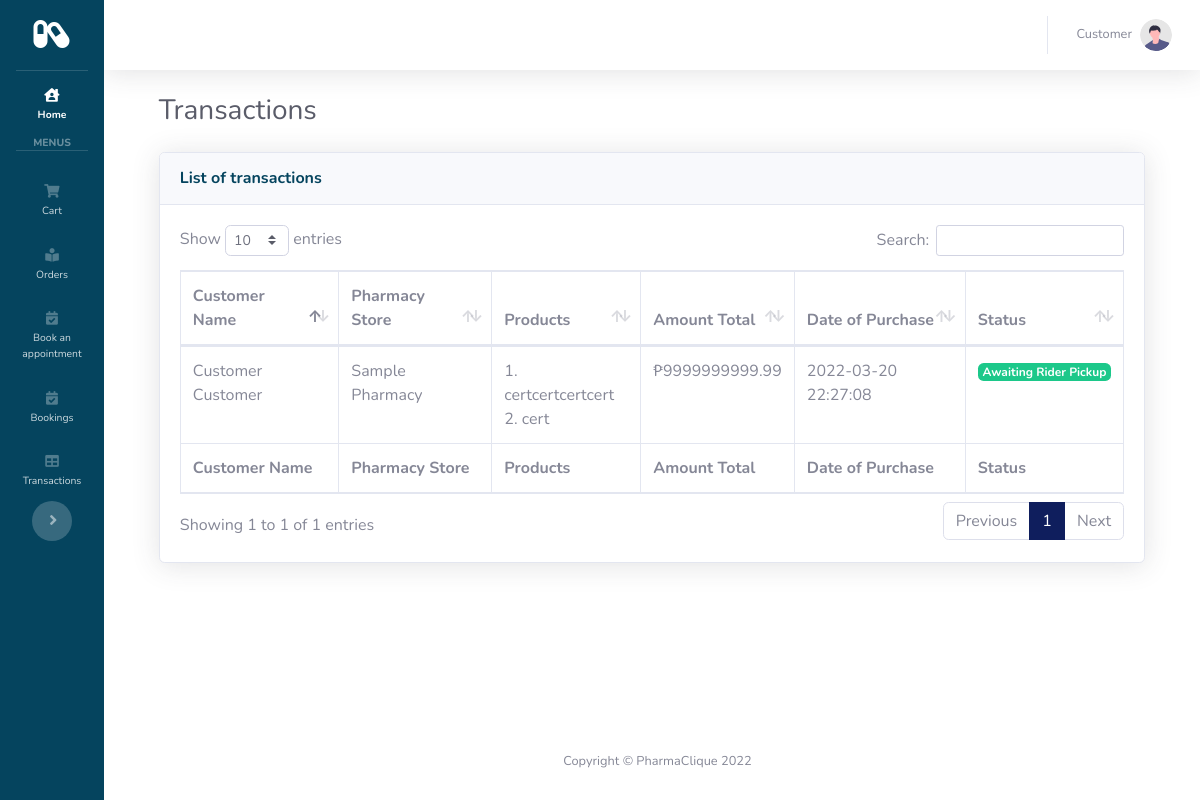
The app's page /users/transactions.php (signed in), older data.
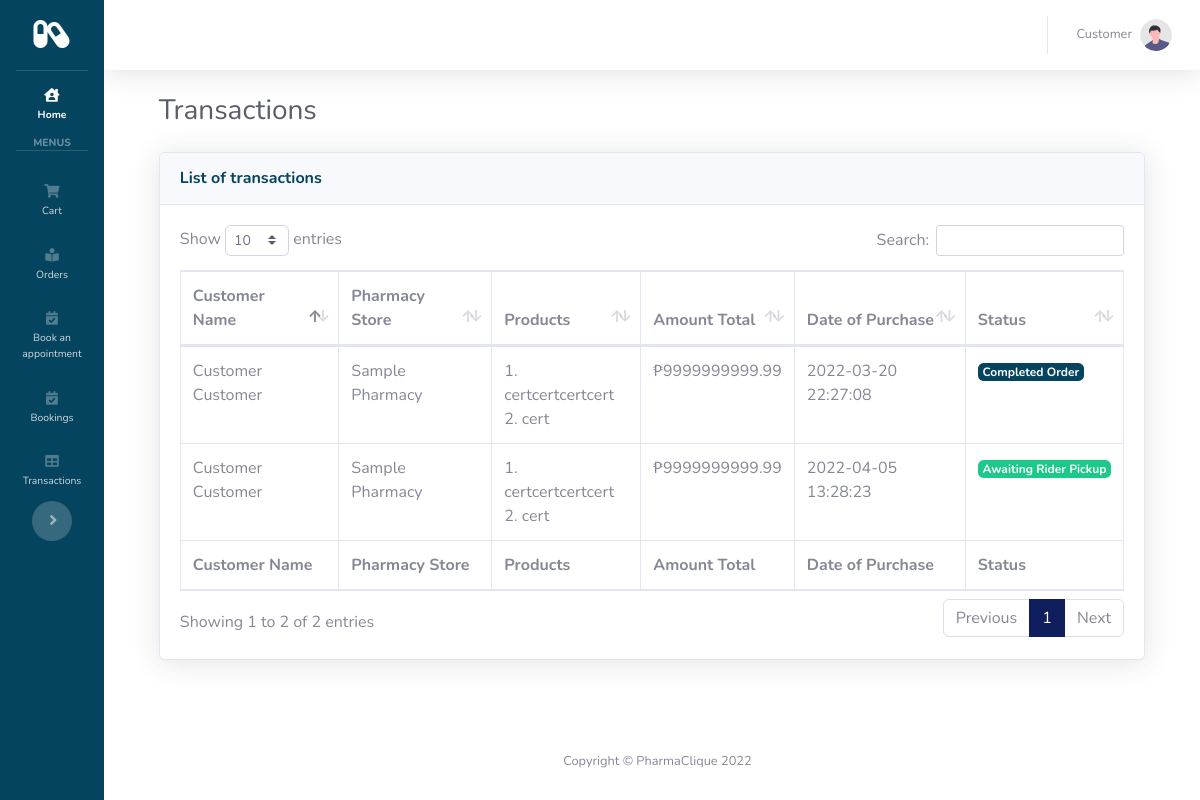
The same page, newer data.
### tables this page shows
CREATE TABLE `transaction` (
  `id` int(12) NOT NULL,
  `pharmacy_id` int(12) NOT NULL,
  `user_id` int(12) NOT NULL,
  `transaction_date` datetime NOT NULL,
  `total_amount` decimal(12,2) NOT NULL,
  `amount_paid` decimal(12,2) NOT NULL,
  `user_long` text NOT NULL,
  `user_lat` text NOT NULL,
  `status` int(1) NOT NULL DEFAULT 0,
  `delivery_charge` decimal(12,2) NOT NULL DEFAULT 0.00
);

CREATE TABLE `users` (
  `id` int(12) NOT NULL,
  `firstname` varchar(256) DEFAULT NULL,
  `lastname` varchar(256) DEFAULT NULL,
  `email` varchar(256) DEFAULT NULL,
  `phone_number` varchar(12) DEFAULT '09000000000',
  `password` varchar(128) DEFAULT NULL,
  `role` int(12) DEFAULT NULL,
  `validated` tinyint(1) DEFAULT 1
);

CREATE TABLE `pharmacy_store` (
  `id` int(12) NOT NULL,
  `user_id` int(12) NOT NULL,
  `store_name` varchar(64) DEFAULT NULL,
  `description` text DEFAULT NULL,
  `address` varchar(128) DEFAULT NULL,
  `longitude` varchar(128) DEFAULT '120.59241763989398',
  `latitude` varchar(128) DEFAULT '15.1585504',
  `updated_at` timestamp NULL DEFAULT current_timestamp()
);

CREATE TABLE `cart` (
  `id` int(12) NOT NULL,
  `user_id` int(12) NOT NULL,
  `product_id` int(12) NOT NULL,
  `pharmacy_id` int(12) NOT NULL,
  `count` int(12) NOT NULL DEFAULT 1,
  `price` decimal(12,2) NOT NULL,
  `subtotal` decimal(12,2) NOT NULL,
  `check_out` int(1) NOT NULL DEFAULT 0,
  `updated_at` datetime NOT NULL DEFAULT current_timestamp(),
  `transaction_id` int(12) NOT NULL
);

CREATE TABLE `pharmacy_products` (
  `id` int(12) NOT NULL,
  `store_id` int(12) NOT NULL,
  `product_code` varchar(12) DEFAULT NULL,
  `product_name` varchar(128) DEFAULT NULL,
  `product_description` text DEFAULT NULL,
  `product_url` varchar(128) DEFAULT 'dummy.jpeg',
  `product_stock` int(12) DEFAULT 99,
  `product_price` varchar(12) NOT NULL DEFAULT '0',
  `product_brand` varchar(128) DEFAULT NULL,
  `product_weight` varchar(128) NOT NULL DEFAULT '0',
  `product_category_id` int(12) NOT NULL,
  `updated_at` datetime NOT NULL DEFAULT current_timestamp()
);

### users/transactions.php (the view, shortened to what this page needs)
<?php
include("head.php");
$session_user_id = $_SESSION['user_id'];
$transactions = mysqli_query($mysqli, "SELECT *, t.id as transaction_id FROM transaction t
JOIN pharmacy_store ps
ON t.pharmacy_id = ps.id
JOIN users u
ON u.id = t.user_id
WHERE t.user_id = '$session_user_id'
");
?>
<head>
    <link href="../vendor/datatables/dataTables.bootstrap4.min.css" rel="stylesheet">
</head>
<body id="page-top">
    <div id="wrapper">
        <?php include("sidebar.php"); ?>
        <div id="content-wrapper" class="d-flex flex-column">
            <div id="content">
                <?php include("topbar.php"); ?>
                <div class="container-fluid">
                    <h1 class="h3 mb-2 text-gray-800">Transactions</h1>
                    <div class="card shadow mb-4">
                        <div class="card-header py-3">
                            <h6 class="m-0 font-weight-bold text-primary">List of transactions</h6>
                        </div>
                        <div class="card-body">
                        <div class="table-responsive">
                                <table class="table table-bordered" id="transactionTable" width="100%" cellspacing="0">
                                    <thead>
                                        <tr>
                                            <th>Customer Name</th>
                                            <th>Pharmacy Store</th>
                                            <th>Products</th>
                                            <th>Amount Total</th>
                                            <th>Date of Purchase</th>
                                            <th>Status</th>
                                        </tr>
                                    </thead>
                                    <tfoot>
                                        <tr>
                                            <th>Customer Name</th>
                                            <th>Pharmacy Store</th>
                                            <th>Products</th>
                                            <th>Amount Total</th>
                                            <th>Date of Purchase</th>
                                            <th>Status</th>
                                        </tr>
                                    </tfoot>
                                    <tbody>
                                    <?php while($transaction = mysqli_fetch_array($transactions)){ ?>
                                        <tr>
                                            <td><?php echo $transaction["firstname"]." ".$transaction["lastname"]; ?></td>
                                            <td><?php echo $transaction["store_name"]; ?></td>
                                            <td>
                                            <?php
                                                $counter = 1;
                                                $transaction_id = $transaction["transaction_id"];
                                                $products = mysqli_query($mysqli, "SELECT * FROM cart c
                                                JOIN pharmacy_products pp
                                                ON pp.id = c.product_id
                                                WHERE c.transaction_id = '$transaction_id' ");
                                                while($product = mysqli_fetch_array($products)){
                                                    echo $counter.". ".$product["product_name"]."<br>";
                                                    $counter++;
                                                }
                                            ?>
                                            </td>
                                            <td>₱<?php echo $transaction["total_amount"]; ?></td>
                                            <td><?php echo $transaction["transaction_date"]; ?></td>
                                            <td>
                                                <?php if($transaction["status"] == '1'){ ?>
                                                    <span class="badge badge-primary">Completed Order</span>
                                                <?php } ?>
                                                <?php if($transaction["status"] == '-1'){ ?>
                                                    <span class="badge badge-success">Awaiting Rider Pickup</span>
                                                <?php } ?>
                                            </td>
                                        </tr>
                                    <?php } ?>
                                    </tbody>
                                </table>
                            </div>
                        </div>
                    </div>
                </div>
            </div>
            <?php include("footer.php"); ?>
</body>
</html>

Row changes from the older to the newer data that the page shows:
changed transaction (number 1 of 2 on the later page): status "Awaiting Rider Pickup" → "Completed Order"
added transaction: user.firstname "Customer", user.lastname "Customer", pharmacy_store.store_name "Sample Pharmacy", total_amount "9999999999.99", transaction_date "2022-04-05 13:28:23", status "Awaiting Rider Pickup"
now on this page (row edited): cart: product.product_name "certcertcertcert", shown under "Customer"
now on this page (row edited): cart: product.product_name "cert", shown under "Customer"
Text that changed along with them:
text written by a page script: "Show entries Search: Showing 1 to 1 of 1 entries Previous 1 Next" → "Show entries Search: Showing 1 to 2 of 2 entries Previous 1 Next"
